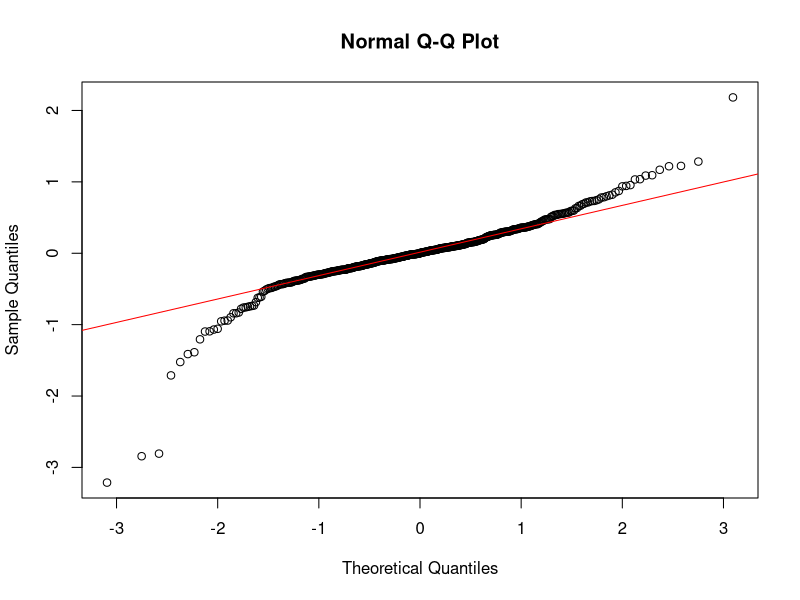
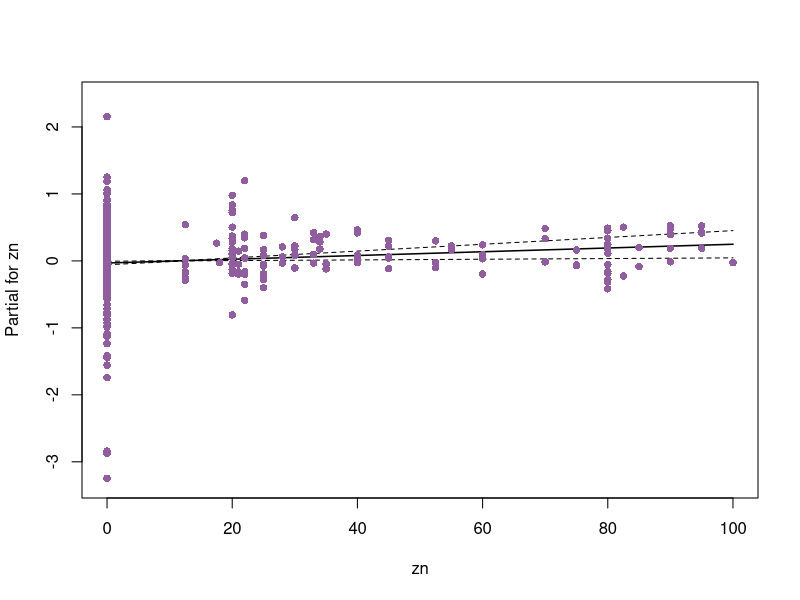
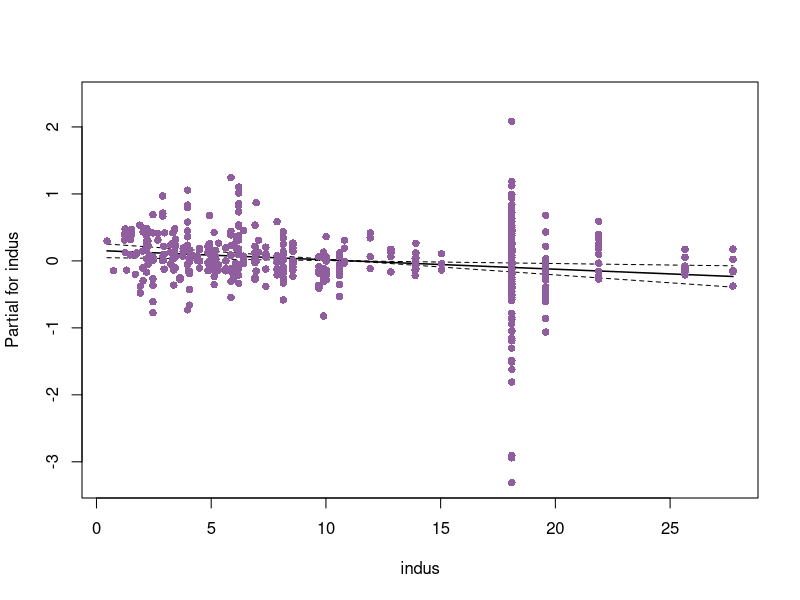
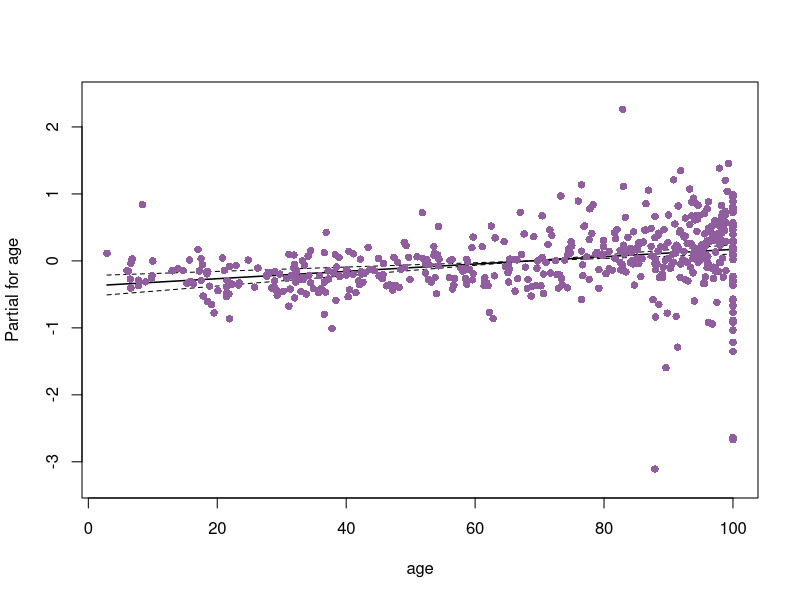
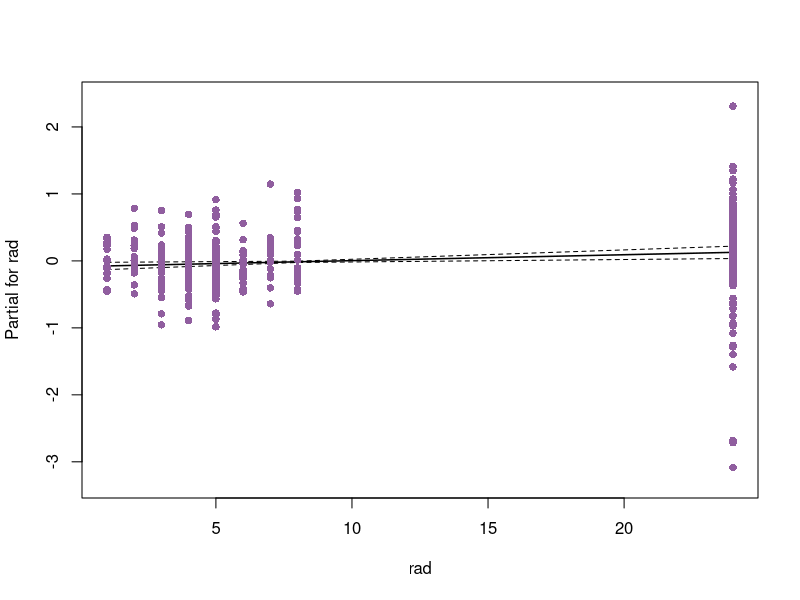
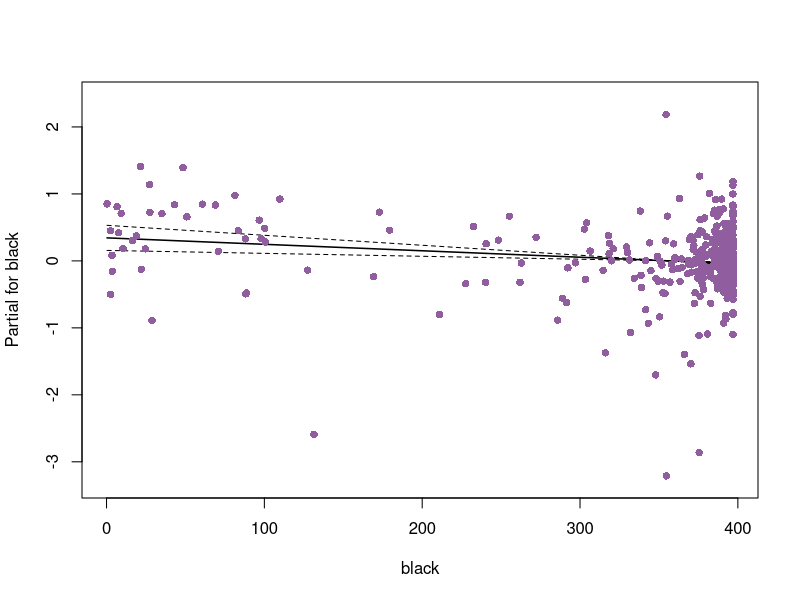
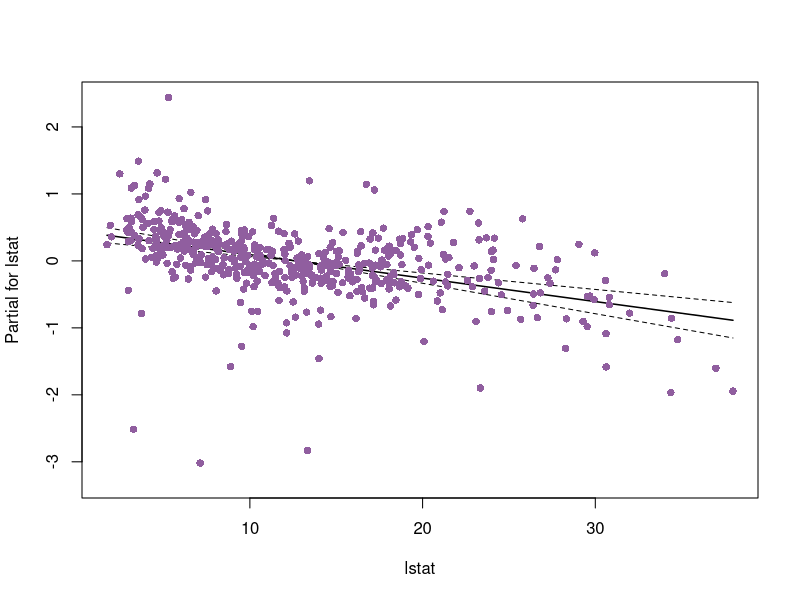
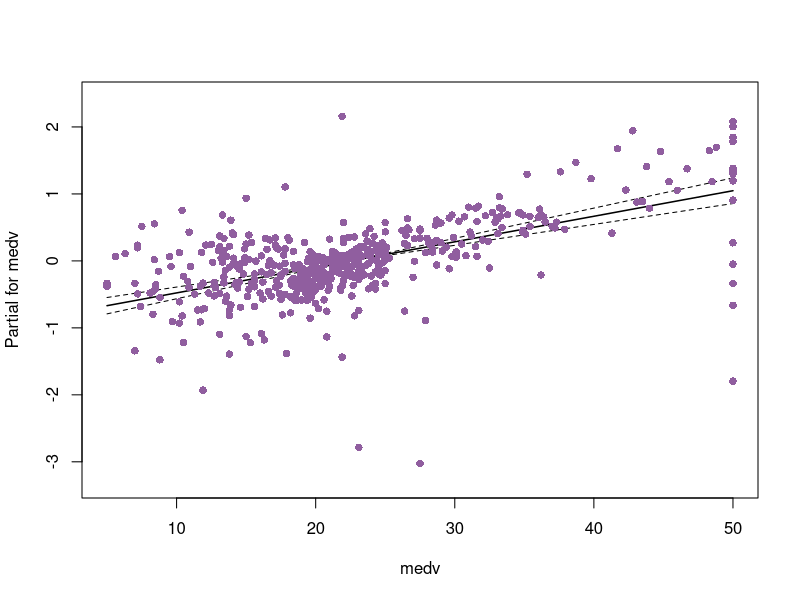

Source code (R) for these figures, in order:
library(ggplot2)
require(MASS)
library(gam)
library(splines)



data(Boston,package = "MASS")
summary(Boston)
data_pulito <- na.omit(Boston)
summary(data_pulito)


modello_regressione_full <- lm(rm ~ . , data =  data_pulito)


step_aic <- stepAIC(modello_regressione_full, direction = "backward")
class(step_aic)
summary(step_aic)

qqnorm(residuals(step_aic))
qqline(residuals(step_aic), col = "red")




fit_gam <- gam(rm ~ s(zn, 3) + ns(indus, 3) + ns(age, 3) + 
                 ns(rad, 3) + ns(black, 3) + 
                 ns(lstat, 3) + ns(medv, 3), 
               data = data_pulito)
class(fit_gam)

termplot(step_aic,se = TRUE, partial.resid = TRUE, col.res = "#905E9F", pch = 16, col.se = "black", col.term = "black" )

qqnorm(residuals(fit_gam))
qqline(residuals(fit_gam), col = "red")

plot(fit_gam,residuals = TRUE,pch = 16,col = "#905E9F",se = TRUE)
summary(fit_gam)
